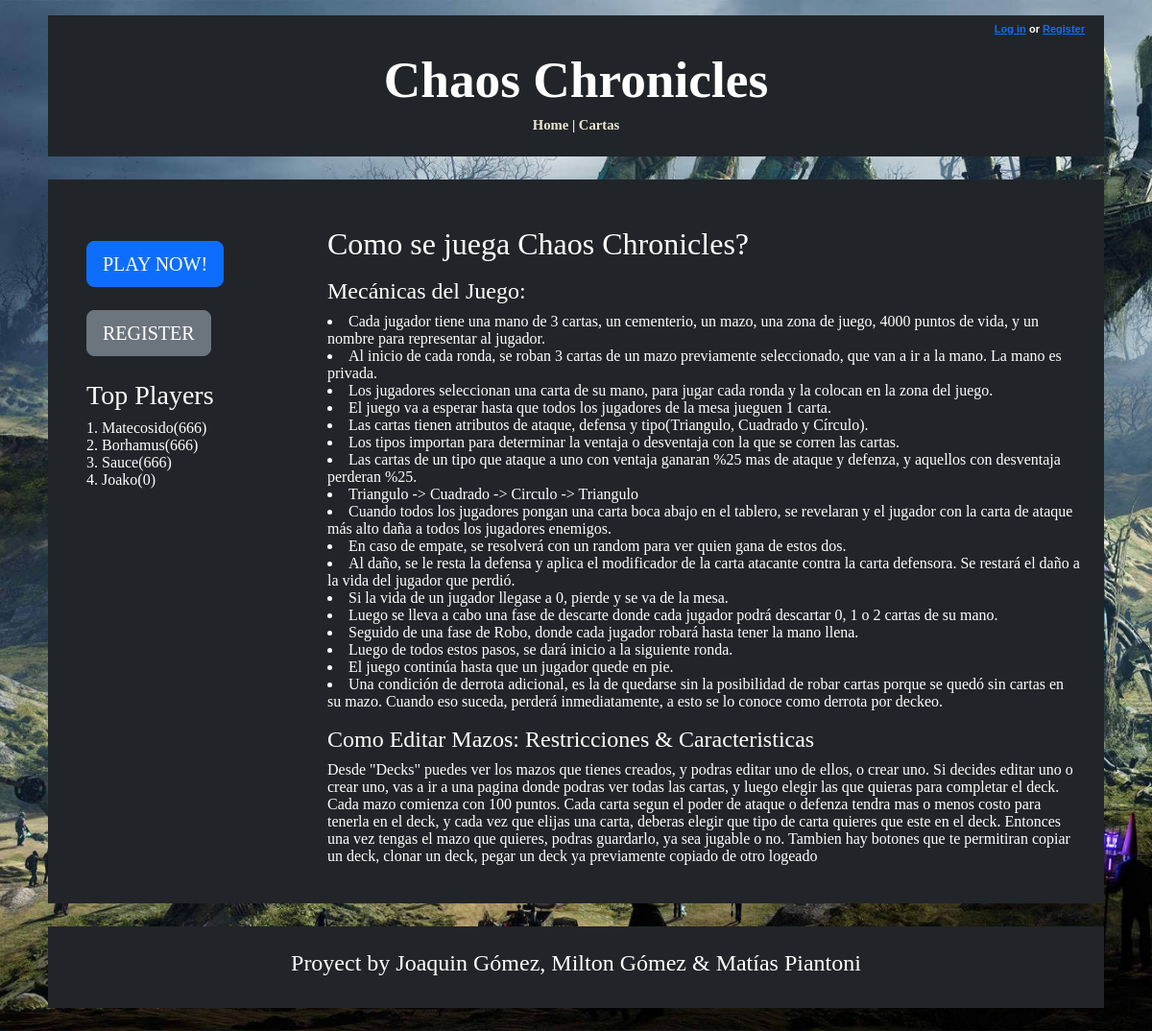
The app's page /, older data.
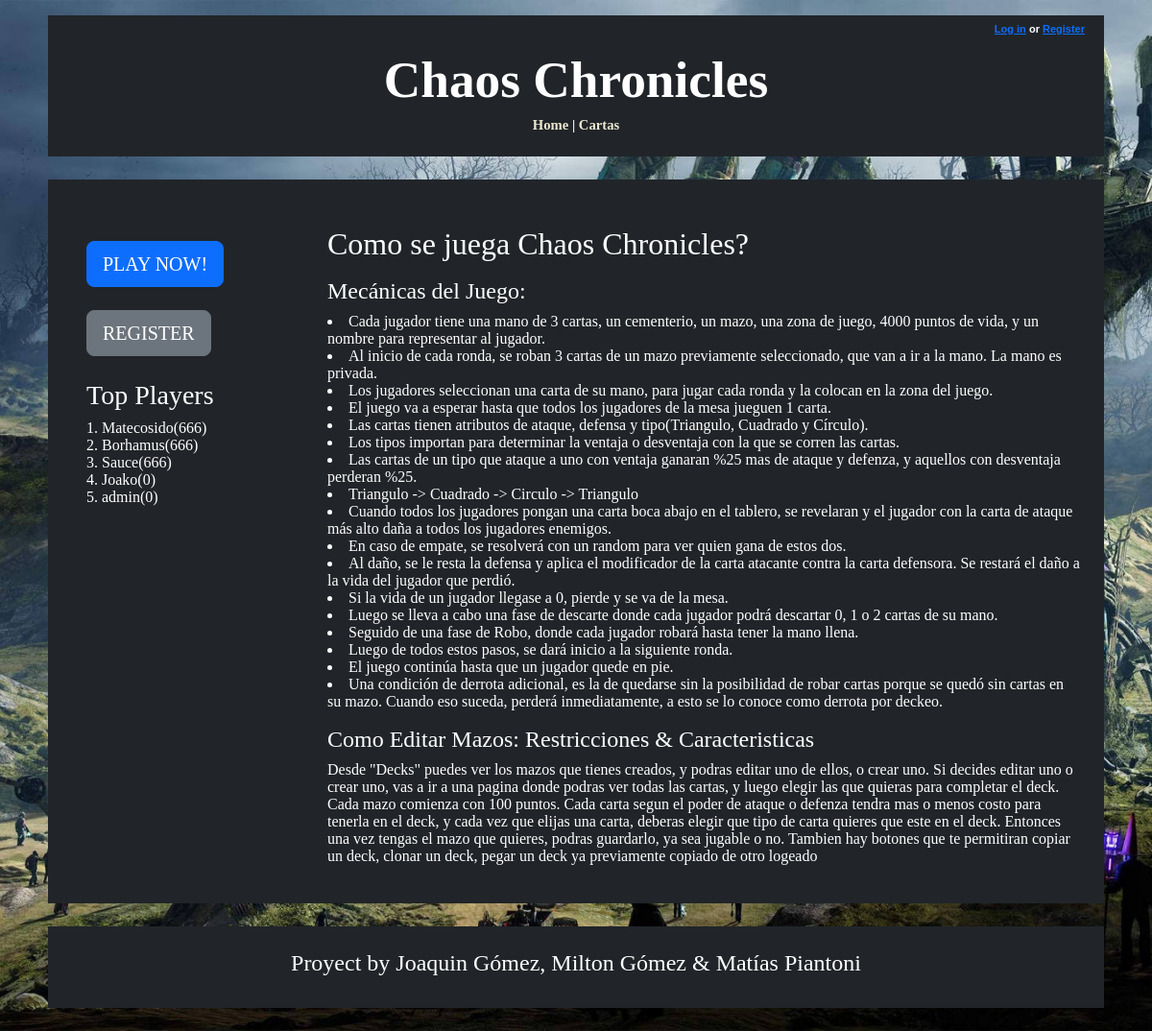
The same page, newer data.
### logica/models.py (models this page shows, shortened)
class Jugador(AbstractUser):
    ScoreTotal = models.SmallIntegerField(default=0)
    Decks = models.ManyToManyField(Deck, blank=True)
    FotoPerfil = models.ImageField(blank=True, upload_to='perfilimages/')
    deck_seleccionado = models.ForeignKey('Deck', on_delete=models.SET_NULL, null=True, blank=True, related_name='jugador_seleccionado')

### logica/views.py (the view)
# urls.py: path('', HomeView.as_view(), name='home'),
class HomeView(TemplateView):
    template_name = 'home.html'
    def get_context_data(self, **kwargs):
        context = super().get_context_data(**kwargs)
        usuario = self.request.user
        context['jugadores']=Jugador.objects.all().order_by('-ScoreTotal').values()[:5]
        context['deck_seleccionado'] = usuario.deck_seleccionado if hasattr(usuario, 'deck_seleccionado') else None
        return context

### logica/templates/home.html (shortened to what this page needs)
{% extends "base_generic.html" %}
{% block content %}
<div class="container mt-4">
    <div class="row">
        <div class="col-sm-3 bg-dark p-4 text-white center-text">
            <div class="mb-3">
                {% if not user.is_authenticated %}
                    <a href = "{% url 'login' %}" class="btn btn-primary btn-lg btn-block mb-2">PLAY NOW!</a>
                {% else %}
                    <a href = "" class="btn btn-primary btn-lg btn-block mb-2">PLAY NOW!</a>
                {% endif %}
            </div>
            <div class="mb-4">
                {% if not user.is_authenticated %}
                    <a href = "{% url 'register' %}" class="btn btn-secondary btn-lg btn-block">REGISTER</a>
                {% else %}
                    <a href = "{% url 'deck_list' %}" class="btn btn-secondary btn-lg btn-block">Select Deck</a>
                {% endif %}
            </div>
            <div>
                <h3>Top Players</h3>
                <ul class="list-unstyled">
                    {% for jugador in jugadores %}
                        <li>{{forloop.counter}}. {{ jugador.username }}({{ jugador.ScoreTotal }}) </li>
                    {% endfor %}
                </ul>
            </div>
        </div>
        <div class="col-sm-9 bg-dark text-white p-2">
            <div class = "Tutorial">
                <h2>Como se juega Chaos Chronicles?</h2>
                <p>
                    <h4>Mecánicas del Juego:</h4>
                    <li>Cada jugador tiene una mano de 3 cartas, un cementerio, un mazo, una zona de juego, 4000 puntos de vida, y un nombre para representar al jugador.</li>
                    <li>Al inicio de cada ronda, se roban 3 cartas de un mazo previamente seleccionado, que van a ir a la mano. La mano es privada.</li>
                    <li>Los jugadores seleccionan una carta de su mano, para jugar cada ronda y la colocan en la zona del juego.</li>
                    <li>El juego va a esperar hasta que todos los jugadores de la mesa jueguen 1 carta.</li>
                    <li>Las cartas tienen atributos de ataque, defensa y tipo(Triangulo, Cuadrado y Círculo).</li>
                    <li>Los tipos importan para determinar la ventaja o desventaja con la que se corren las cartas.</li>
                    <li>Las cartas de un tipo que ataque a uno con ventaja ganaran %25 mas de ataque y defenza, y aquellos con desventaja perderan %25.</li>
                    <li>Triangulo -> Cuadrado -> Circulo -> Triangulo</li>
                    <li>Cuando todos los jugadores pongan una carta boca abajo en el tablero, se revelaran y el jugador con la carta de ataque más alto daña a todos los jugadores enemigos.</li>
                    <li>En caso de empate, se resolverá con un random para ver quien gana de estos dos.</li>
                    <li>Al daño, se le resta la defensa y aplica el modificador de la carta atacante contra la carta defensora. Se restará el daño a la vida del jugador que perdió.</li>
                    <li>Si la vida de un jugador llegase a 0, pierde y se va de la mesa.</li>
                    <li>Luego se lleva a cabo una fase de descarte donde cada jugador podrá descartar 0, 1 o 2 cartas de su mano.</li>
                    <li>Seguido de una fase de Robo, donde cada jugador robará hasta tener la mano llena.</li>
                    <li>Luego de todos estos pasos, se dará inicio a la siguiente ronda.</li>
                    <li>El juego continúa hasta que un jugador quede en pie.</li>
                    <li>Una condición de derrota adicional, es la de quedarse sin la posibilidad de robar cartas porque se quedó sin cartas en su mazo. Cuando eso suceda, perderá inmediatamente, a esto se lo conoce como derrota por deckeo.</li>
                </p>
            </div>
            <div class = "Deck-edition">
                <p>
                    <h4>Como Editar Mazos: Restricciones & Caracteristicas </h4>
                    Desde "Decks" puedes ver los mazos que tienes creados, y podras editar uno de ellos, o crear uno.
                    Si decides editar uno o crear uno, vas a ir a una pagina donde podras ver todas las cartas, y luego elegir las que quieras para completar el deck.
                    Cada mazo comienza con 100 puntos.
                    Cada carta segun el poder de ataque o defenza tendra mas o menos costo para tenerla en el deck, y cada vez que elijas una carta, deberas elegir que tipo de carta quieres que este en el deck.
                    Entonces una vez tengas el mazo que quieres, podras guardarlo, ya sea jugable o no.
                    Tambien hay botones que te permitiran copiar un deck, clonar un deck, pegar un deck ya previamente copiado de otro logeado
                </p>
            </div>
        </div>
    </div>
</div>
{% endblock %}

### logica/templates/base_generic.html (shortened to what this page needs)
<!DOCTYPE html>
<html lang="en">
    <head>
        <link href="https://cdn.jsdelivr.net/npm/bootstrap@5.3.3/dist/css/bootstrap.min.css" rel="stylesheet">
    </head>
    <body>
        <div class = "custom-container p-2 mt-3 bg-dark text-white">
            <div class = "menu">
                <div class = "container-fluid bg-dark text-white">
                    <div class="row">
                        <div class="col-sm-12">
                            <nav>
                                {% if user.is_authenticated %}
                                    <div class = "log-bar">
                                        Usuario: {{ user.get_username }}
                                        <form action="{% url 'logout' %}" method="post" class = "logout-form"> {% csrf_token %}
                                            <button type="submit" class="logout-button">Log out</button>
                                        </form>
                                    </div>
                                {% else %}
                                    <p class = "log-bar"><a href="{% url 'login' %}">Log in</a> or <a href="{% url 'register' %}">Register</a></p>
                                {% endif %}
                            </nav>
                        </div>
                    </div>
                </div>
                <div class="row">
                    <div class = "col-sm-12">
                        <h1 class="title">Chaos Chronicles</h1>
                    </div>
                </div>
                <div class="row">
                    <div class = "col-sm-12">
                        <nav class = "menu-items">
                            <p>
                                <a href="{% url 'home' %}" class = "menu-buttons"> Home</a> |
                                <a href="{% url 'carta_list' %}" class = "menu-buttons"> Cartas</a>
                            </p>
                        </nav>
                    </div>
                </div>
            </div>
        </div>
        <div class = "custom-container p-3 my-4 bg-dark text-white">
            {% block content %}
            {% endblock %}
        </div>
        <div class = "custom-container p-4 my-4 bg-dark text-white">
            <h4 style = "text-align: center;"> Proyect by Joaquin Gómez, Milton Gómez & Matías Piantoni </h4>
        </div>
    </body>
</html>

### logica/templates/base_generic.html (style rules this page uses)
body { background-attachment: fixed; background-image: url("/media/media/bg1.jpg"); min-height: 100vh; width: 100%; background-position: center; background-repeat: no-repeat; background-size: cover; font: 12pt Georgia, "Times New Roman", Times, serif; }
.title { text-align: center; font: bold 40pt Georgia, "Times New Roman", Times, serif; }
.menu-items { text-align: center; font: bold 11pt Georgia, "Times New Roman", Times, serif; }
.menu-buttons { color: #ece8d0; text-decoration: none; background: none; border: none; }
.log-bar { text-align: right; font: bold 11px Arial; }
.custom-container { max-width: 1100px; margin: auto; }

Row changes from the older to the newer data that the page shows:
added Jugador: username "admin", ScoreTotal "0"
